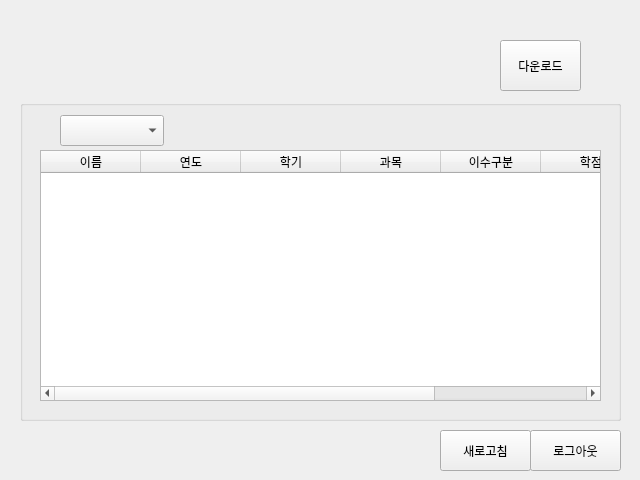
<?xml version="1.0" encoding="UTF-8"?>
<ui version="4.0">
 <class>Form</class>
 <widget class="QWidget" name="Form">
  <property name="geometry">
   <rect>
    <x>0</x>
    <y>0</y>
    <width>640</width>
    <height>480</height>
   </rect>
  </property>
  <property name="minimumSize">
   <size>
    <width>640</width>
    <height>480</height>
   </size>
  </property>
  <property name="maximumSize">
   <size>
    <width>640</width>
    <height>480</height>
   </size>
  </property>
  <property name="font">
   <font>
    <family>Helvetica</family>
   </font>
  </property>
  <property name="windowTitle">
   <string>CBNU Grading Management System</string>
  </property>
  <widget class="QTableWidget" name="tableWidget">
   <property name="geometry">
    <rect>
     <x>40</x>
     <y>150</y>
     <width>561</width>
     <height>251</height>
    </rect>
   </property>
   <column>
    <property name="text">
     <string>이름</string>
    </property>
   </column>
   <column>
    <property name="text">
     <string>연도</string>
    </property>
   </column>
   <column>
    <property name="text">
     <string>학기</string>
    </property>
   </column>
   <column>
    <property name="text">
     <string>과목</string>
    </property>
   </column>
   <column>
    <property name="text">
     <string>이수구분</string>
    </property>
   </column>
   <column>
    <property name="text">
     <string>학점</string>
    </property>
   </column>
   <column>
    <property name="text">
     <string>등급</string>
    </property>
   </column>
  </widget>
  <widget class="QGroupBox" name="groupBox">
   <property name="geometry">
    <rect>
     <x>20</x>
     <y>100</y>
     <width>601</width>
     <height>321</height>
    </rect>
   </property>
   <property name="title">
    <string/>
   </property>
   <widget class="QComboBox" name="comboBox">
    <property name="geometry">
     <rect>
      <x>40</x>
      <y>15</y>
      <width>104</width>
      <height>31</height>
     </rect>
    </property>
   </widget>
  </widget>
  <widget class="QPushButton" name="pushButton_logout">
   <property name="geometry">
    <rect>
     <x>530</x>
     <y>430</y>
     <width>91</width>
     <height>41</height>
    </rect>
   </property>
   <property name="text">
    <string>로그아웃</string>
   </property>
  </widget>
  <widget class="QPushButton" name="pushButton_download">
   <property name="geometry">
    <rect>
     <x>500</x>
     <y>40</y>
     <width>81</width>
     <height>51</height>
    </rect>
   </property>
   <property name="text">
    <string>다운로드</string>
   </property>
  </widget>
  <widget class="QPushButton" name="pushButton_refresh">
   <property name="geometry">
    <rect>
     <x>440</x>
     <y>430</y>
     <width>91</width>
     <height>41</height>
    </rect>
   </property>
   <property name="text">
    <string>새로고침</string>
   </property>
  </widget>
  <zorder>groupBox</zorder>
  <zorder>tableWidget</zorder>
  <zorder>pushButton_logout</zorder>
  <zorder>pushButton_download</zorder>
  <zorder>pushButton_refresh</zorder>
 </widget>
 <resources/>
 <connections/>
</ui>
